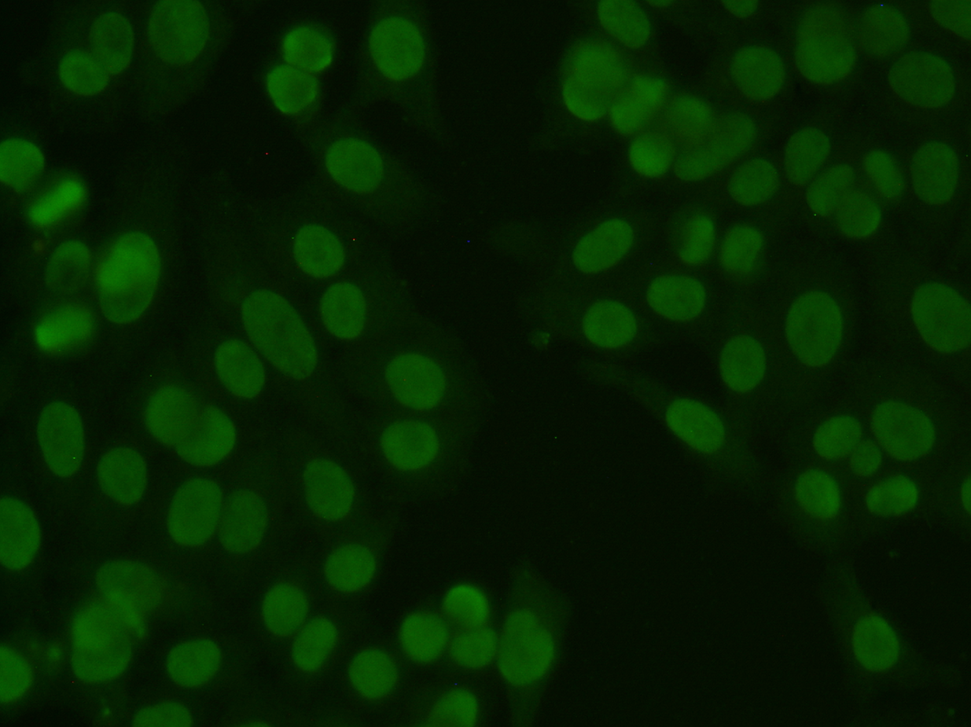
%> input picture cells.png, 971 x 727 px, shrunk from 1235 x 925 before the run
$ octave image_segmentation.m   (GNU Octave 9; MATLAB toolbox functions it lacks are replaced by stand-ins)
%> lines starting %> are read from the running program, lines starting %| are printed output that depends on the picture; in (x1, y1, x2, y2) boxes, pixels count from 0 and x2, y2 are one past the last pixel; in counts of white or black regions, pixels touching at a corner belong together; the program's own positions count from 1
% Load the image and create a grey scale copy
cells_img = imread('cells.png');
%> cells_img is the input picture: size 727x971x3 uint8; mean R, G, B 5.4, 32, 1
gray_cells_img = uint8(rgb2gray(cells_img));

% Enhance the contrast of the image
img_imadjust = imadjust(gray_cells_img);

% Apply Opening by reconstruction
se = strel('disk', 15);
img_erode = imerode(img_imadjust,se);
img_open_reconstruct = imreconstruct(img_erode,img_imadjust);

% Apply Closing by reconstruction
img_dilate = imdilate(img_open_reconstruct,se);
img_close_reconstruct = imreconstruct(imcomplement(img_dilate),imcomplement(img_open_reconstruct));
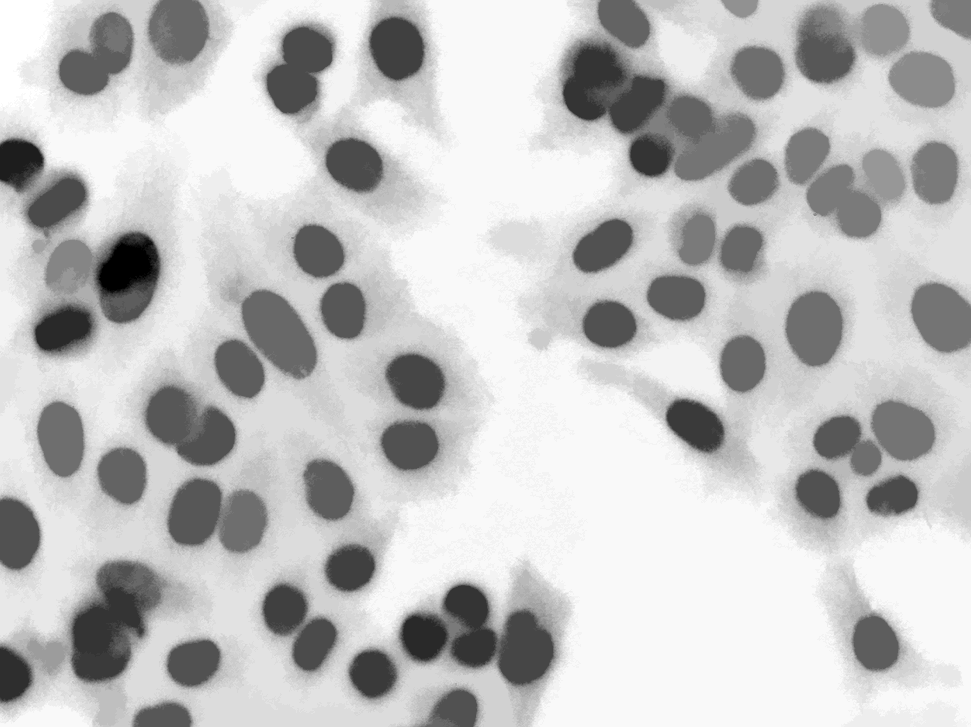
%> img_close_reconstruct: size 727x971 uint8; min 0, max 255, mean 193
img_close_reconstruct = imcomplement(img_close_reconstruct);

% Transform the background into a binary image
bg_regions_binary = imbinarize(img_open_reconstruct);
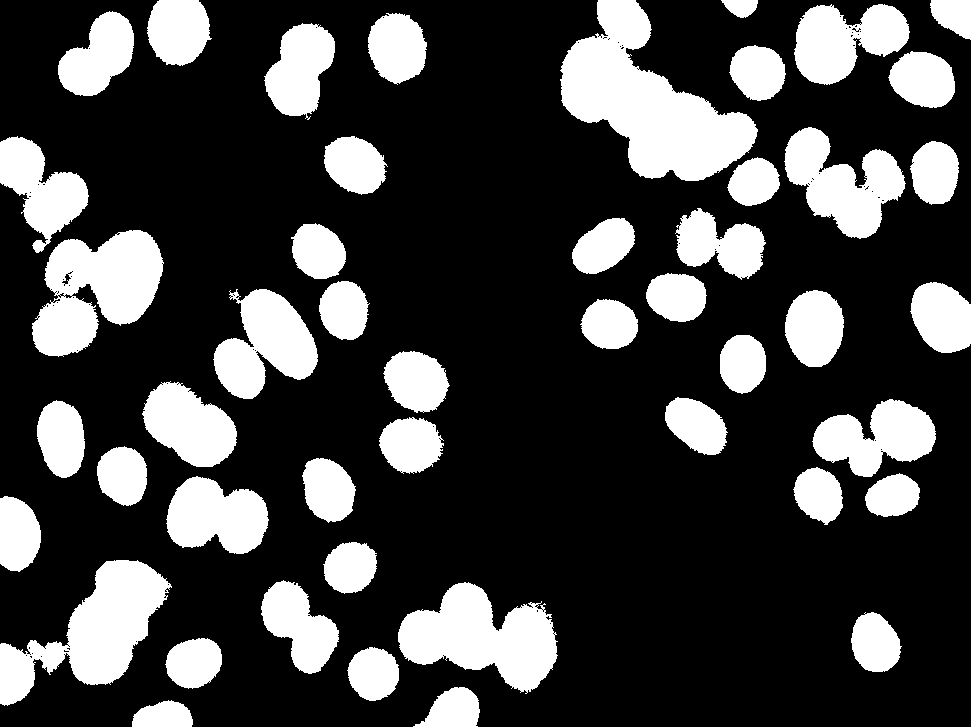
%> bg_regions_binary: size 727x971 logical; 25.9% white; 47 white regions, largest, box (x1, y1, x2, y2) and area: (560, 0, 758, 181) 17252, (0, 560, 172, 706) 10781, (32, 230, 164, 357) 10346

% Determine the Regional maximum
regional_max = imregionalmax(img_close_reconstruct);
%> regional_max: size 727x971 logical; 15.8% white; 64 white regions, largest, box (x1, y1, x2, y2) and area: (243, 292, 316, 375) 3624, (268, 28, 332, 113) 3369, (786, 292, 842, 366) 3028

% Compute the gradient of the image
gradient = imgradient(img_imadjust);

% Distance transform
dist_transform = bwdist(bg_regions_binary);
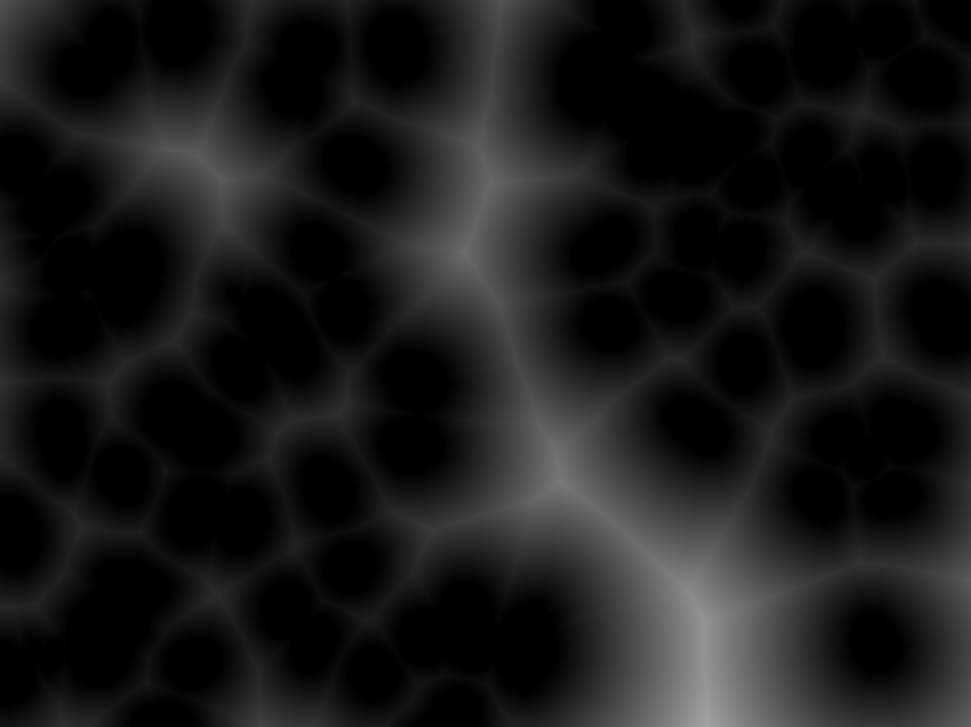
%> dist_transform: size 727x971 single; min 0, max 163.8, mean 24.8
labels = watershed(dist_transform);
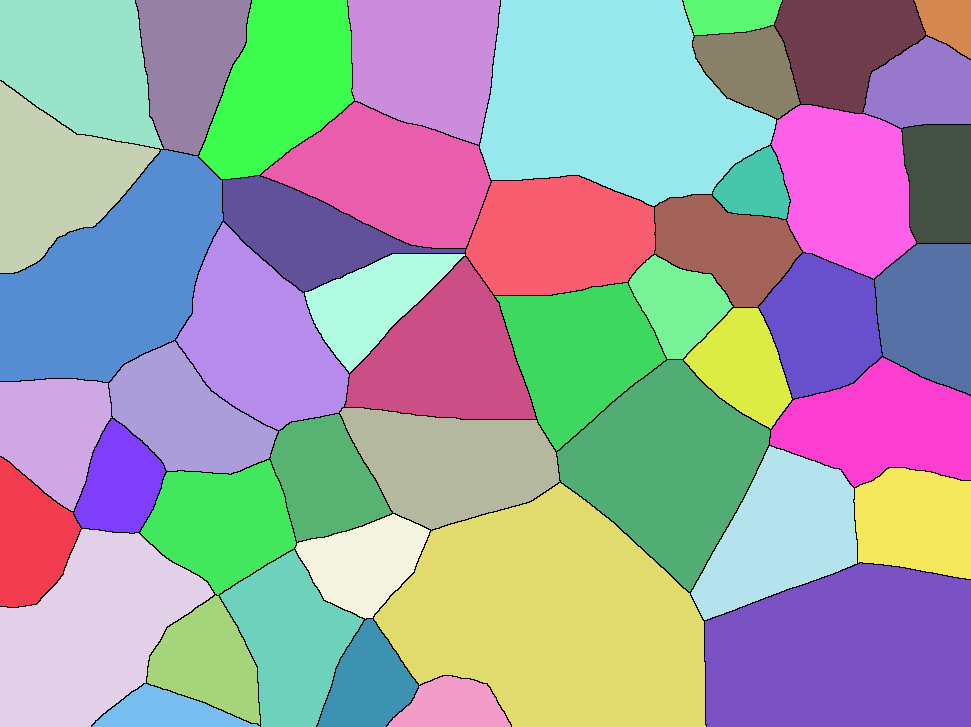
%> labels: size 727x971 uint8; 48 distinct labels, from 0 to 47; one colour per label, 0 black
ridge_lines = labels == 0;
%> ridge_lines: size 727x971 logical; 1.7% white in thin lines or dots

% Compute Watershed based segmentation
lines_complement = imimposemin(gradient, ridge_lines | regional_max);
final_labels = watershed(lines_complement);
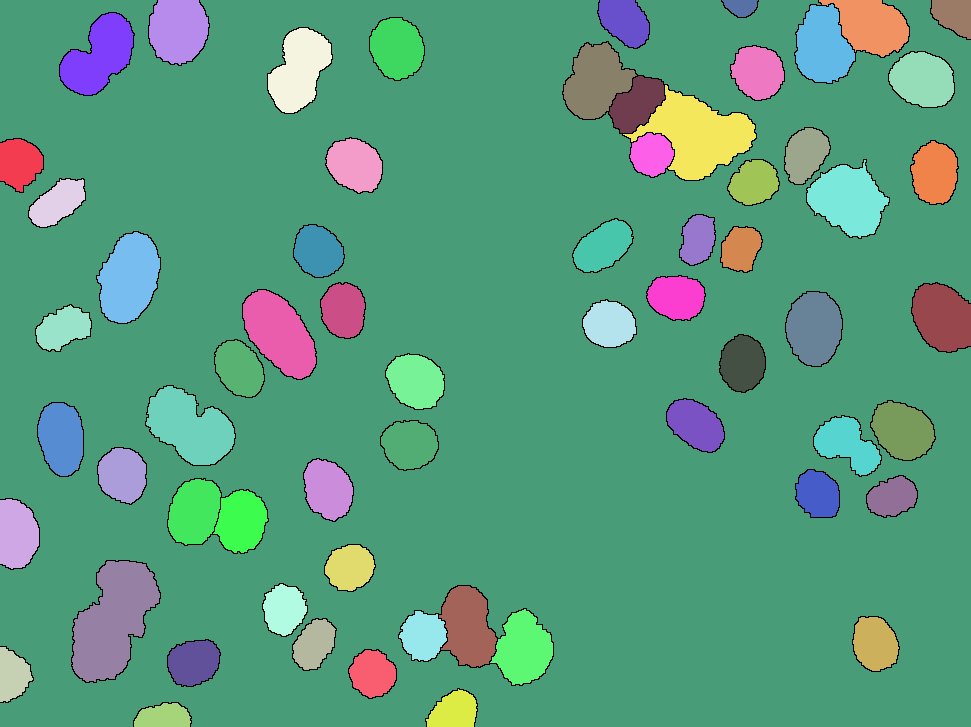
%> final_labels: size 727x971 uint8; 65 distinct labels, from 0 to 64; one colour per label, 0 black

% Create labels
colour_labels = label2rgb(final_labels,'jet','k','shuffle');
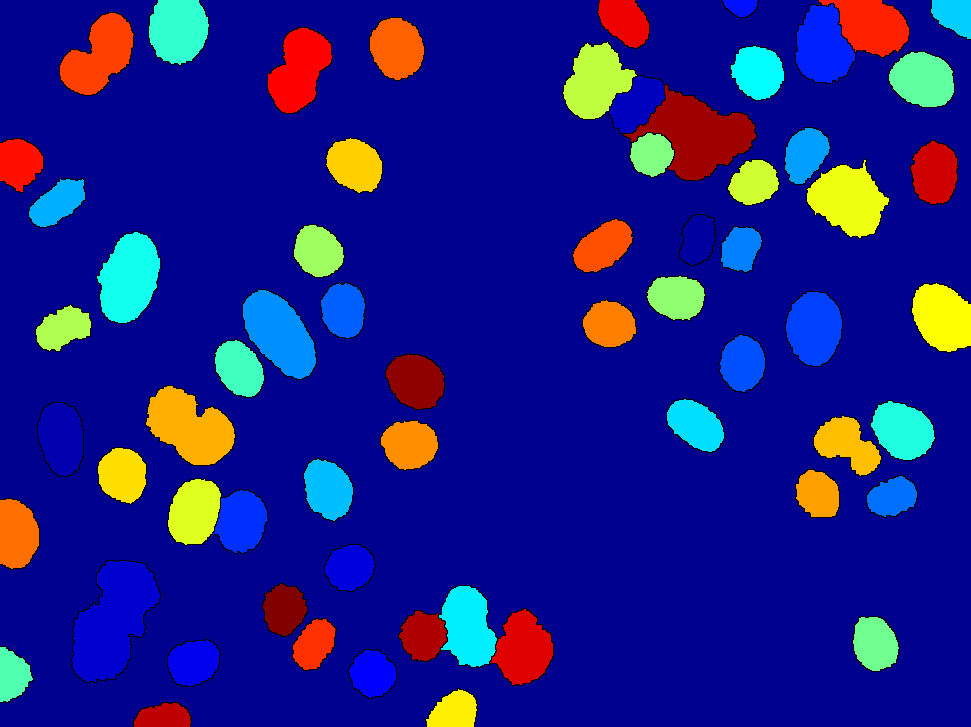
%> colour_labels: size 727x971x3 uint8; mean R, G, B 26.5, 27.2, 134

% Superimpose the segmentation on the image
figure(1)
imshow(img_imadjust)
hold on
overlayed_image = imshow(colour_labels);
overlayed_image.AlphaData = 0.4;
title('Visualise segmentation');
%> figure, not shown here; its title reads 'Visualise segmentation'
pause(1);
